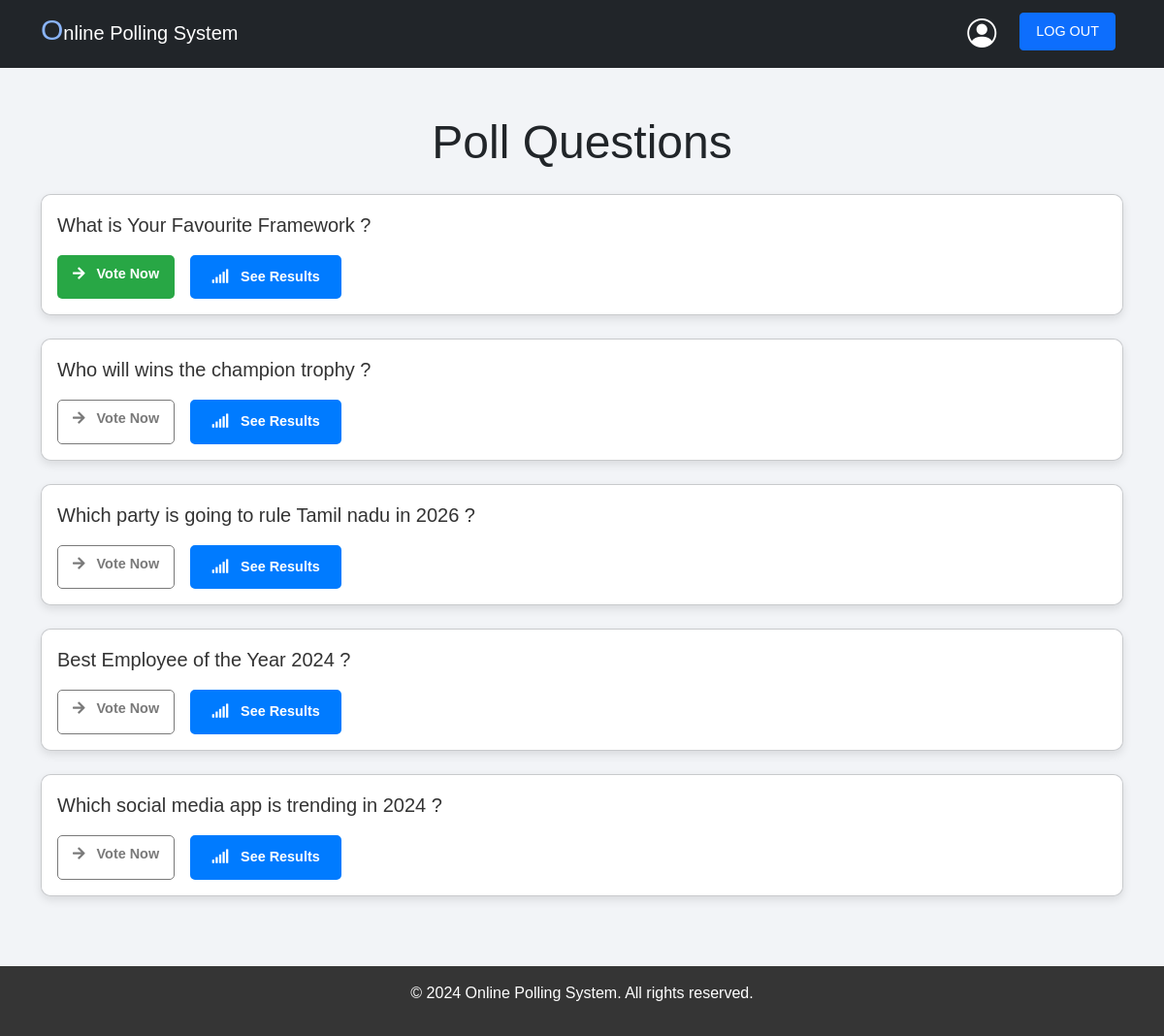
The app's page /polls/ (signed in) with its own data.
### polls/models.py (models this page shows, shortened)
class Question(models.Model):
    question_text = models.CharField(max_length=200)
    pub_date = models.DateTimeField('date published')

### polls/views.py (the view)
# urls.py: path('', views.index, name='index'),
@login_required
def index(request):
    latest_question_list = Question.objects.order_by('-pub_date')
    if latest_question_list:
        key = 0
        for question in latest_question_list:
            latest_question_list[key].answered = len(UserVote.objects.values('id').filter(user_id=request.user.id, question_id=question.id)) > 0
            key += 1
        context = {
            'latest_question_list': latest_question_list,
        }
        return render(request, 'polls/index.html', context)
    else:
        return render(request, 'error.html')

### templates/polls/index.html (shortened to what this page needs)
{% extends 'base.html' %}
{% block content %}
<div class="container py-5">
    <h1 class="text-center mb-4 text-dark display-5">Poll Questions</h1>
    {% if latest_question_list %}
        {% for question in latest_question_list %}
        <div class="card mb-4" style="border-radius: 10px; box-shadow: 0 4px 10px rgba(0, 0, 0, 0.1);">
            <div class="card-body" style="background-color: #ffffff; color: #333; border-radius: 10px;">
                <p class="lead">{{ question.question_text }}</p>
                <div class="d-flex justify-content-start gap-3">
                    <a href="{% url 'polls:detail' question.id %}"  class="btn btn-custom btn-sm {% if question.answered %} disabled {% endif %}">
                        <i class="fas fa-arrow-right me-2"></i> Vote Now
                    </a>
                    <a href="{% url 'polls:results' question.id %}" class="btn btn-custom-outline btn-sm" style="font-weight: bold; padding: 10px 20px;">
                        <i class="fas fa-signal me-2"></i> See Results
                    </a>
                </div>
            </div>
        </div>
        {% endfor %}
    {% else %}
        <p class="text-center">No polls available</p>
    {% endif %}
</div>
<link href="https://cdnjs.cloudflare.com/ajax/libs/font-awesome/5.15.4/css/all.min.css" rel="stylesheet">
{% endblock %}

### static/css/style.css (style rules this page uses)
body { color: rgb(2, 12, 22); }

### templates/base.html (style rules this page uses)
body { background:#F2F4F7; font-family: 'Arial', sans-serif; }
body { min-height: 100vh; margin: 0; color: #ffffff; }
.card { background-color: rgba(255, 255, 255, 0.1); color: #ffffff; }

### templates/polls/index.html (style rules this page uses)
.card { border-radius: 10px; box-shadow: 0 4px 10px rgba(0, 0, 0, 0.1); transition: box-shadow 0.3s ease-in-out; }
.card-body { background-color: #fff; color: #333; border-radius: 10px; }
.btn-custom { background-color: #28a745; color: white; border-color:2px solid #28a745; border-radius: 5px; font-size: 1rem; font-weight: bold; }
.btn-custom-outline { background-color: #007bff; color: white; border: 2px solid #007bff; border-radius: 5px; font-size: 1rem; font-weight: bold; transition: background-color 0.3s, color 0.3s; }
h1 { color: #333; font-size: 2rem; font-weight: bold; }
.d-flex { justify-content: start; gap: 20px; }
.btn-sm { font-size: 0.9rem; padding: 8px 15px; }
.me-2 { margin-right: 0.5rem; }

### records on screen
Question: question_text "What is Your Favourite Framework ?"
Question: question_text "Who will wins the champion trophy ?"
Question: question_text "Which party is going to rule Tamil nadu in 2026 ?"
Question: question_text "Best Employee of the Year 2024 ?"
Question: question_text "Which social media app is trending in 2024 ?"
